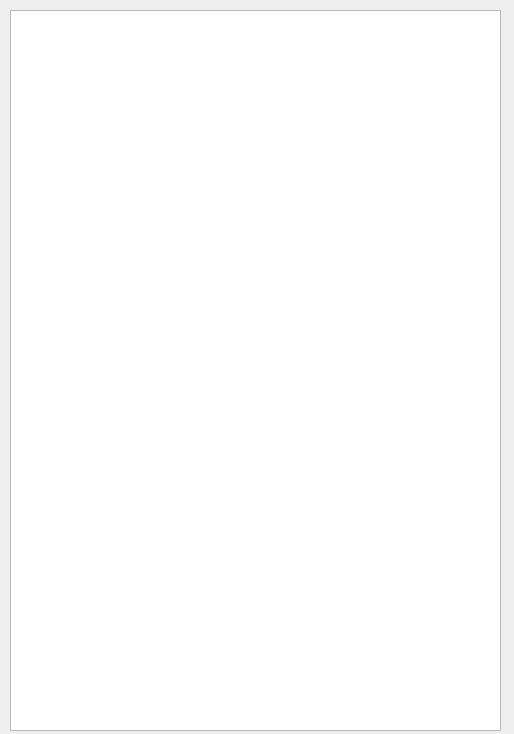
<?xml version="1.0" encoding="UTF-8"?>
<ui version="4.0">
 <class>Dialog</class>
 <widget class="QDialog" name="Dialog">
  <property name="geometry">
   <rect>
    <x>0</x>
    <y>0</y>
    <width>514</width>
    <height>734</height>
   </rect>
  </property>
  <property name="minimumSize">
   <size>
    <width>514</width>
    <height>734</height>
   </size>
  </property>
  <property name="maximumSize">
   <size>
    <width>514</width>
    <height>734</height>
   </size>
  </property>
  <property name="windowTitle">
   <string>调试信息</string>
  </property>
  <widget class="QTextBrowser" name="textDebug">
   <property name="geometry">
    <rect>
     <x>10</x>
     <y>10</y>
     <width>491</width>
     <height>721</height>
    </rect>
   </property>
  </widget>
 </widget>
 <resources/>
 <connections/>
</ui>
